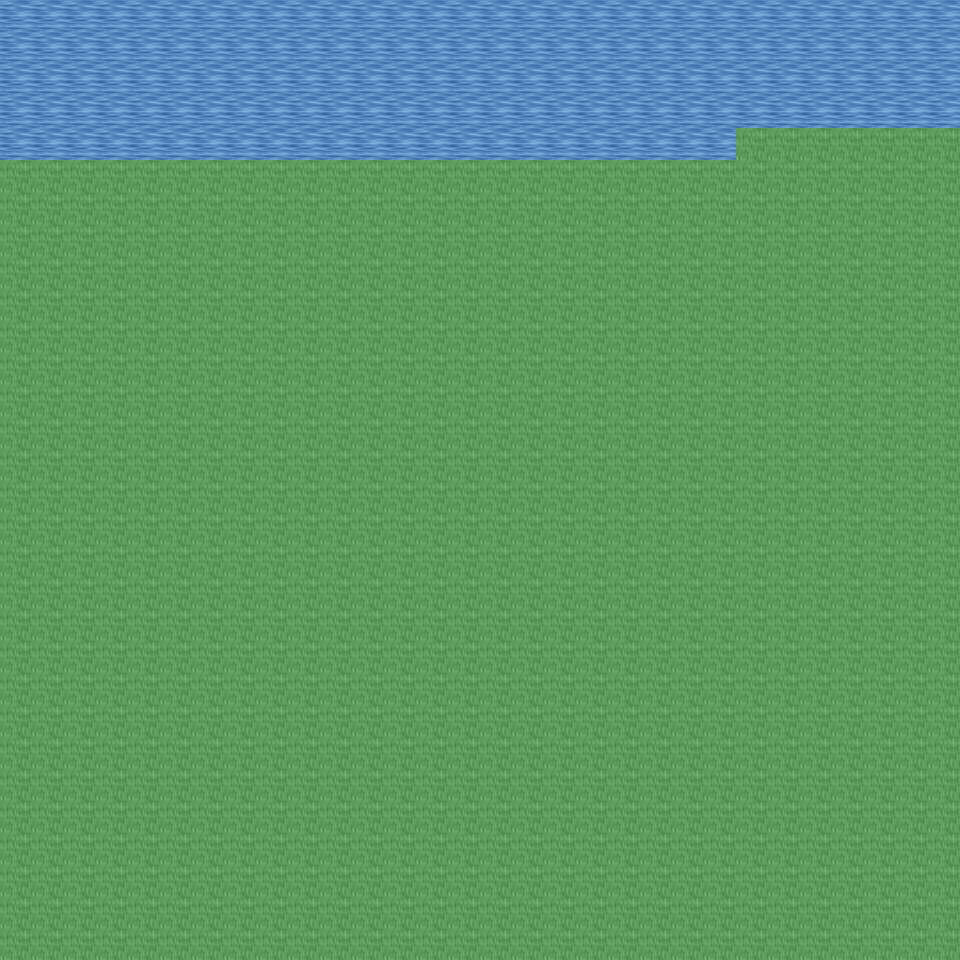

This is a level from a 2D game, rendered from its Tiled map with the project's own tilesets. A one-line summary and the map file follow, with tile-layer data summarised:
An orthogonal 30x30 tile map with 32x32 px tiles, 6 tile layers (Ground, Object, Object2, Above, ...), 14 tilesets and 2 objects (2x mapExit).

<map version="1.0" orientation="orthogonal" renderorder="right-down" width="30" height="30" tilewidth="32" tileheight="32" nextobjectid="3">
  <tileset firstgid="1" name="tileset_ground_ground" tilewidth="32" tileheight="32" tilecount="33" columns="3">
    <image source="../drawable/tileset_ground_ground.png" width="96" height="352" />
  </tileset>
  <tileset firstgid="34" name="tileset_ground_water_pool" tilewidth="32" tileheight="32" tilecount="72" columns="3">
    <image source="../drawable/tileset_ground_water_pool.png" width="96" height="768" />
  </tileset>
  <tileset firstgid="106" name="tileset_plant_tree_tree_darkgreen" tilewidth="32" tileheight="32" tilecount="88" columns="8">
    <image source="../drawable/tileset_plant_tree_tree_darkgreen.png" width="256" height="352" />
  </tileset>
  <tileset firstgid="194" name="tileset_ground_grass_edges" tilewidth="32" tileheight="32" tilecount="36" columns="12">
    <image source="../drawable/tileset_ground_grass_edges.png" width="384" height="96" />
  </tileset>
  <tileset firstgid="230" name="tileset_ground_grass_corners" tilewidth="32" tileheight="32" tilecount="24" columns="6">
    <image source="../drawable/tileset_ground_grass_corners.png" width="192" height="128" />
  </tileset>
  <tileset firstgid="254" name="tileset_plant_grasses" tilewidth="32" tileheight="32" tilecount="6" columns="3">
    <image source="../drawable/tileset_plant_grasses.png" width="96" height="64" />
  </tileset>
  <tileset firstgid="260" name="tileset_plant_flower_daisy_yellow" tilewidth="32" tileheight="32" tilecount="8" columns="2">
    <image source="../drawable/tileset_plant_flower_daisy_yellow.png" width="64" height="128" />
  </tileset>
  <tileset firstgid="268" name="tileset_plant_flower_daisy_blue" tilewidth="32" tileheight="32" tilecount="8" columns="2">
    <image source="../drawable/tileset_plant_flower_daisy_blue.png" width="64" height="128" />
  </tileset>
  <tileset firstgid="276" name="tileset_logic_item_mushroom" tilewidth="32" tileheight="32" tilecount="6" columns="6">
    <image source="../drawable/tileset_logic_item_mushroom.png" width="192" height="32" />
  </tileset>
  <tileset firstgid="282" name="tileset_logic_item_resources" tilewidth="32" tileheight="32" tilecount="6" columns="6">
    <image source="../drawable/tileset_logic_item_resources.png" width="192" height="32" />
  </tileset>
  <tileset firstgid="288" name="tileset_logic_item_vegetable" tilewidth="32" tileheight="32" tilecount="16" columns="8">
    <image source="../drawable/tileset_logic_item_vegetable.png" width="256" height="64" />
  </tileset>
  <tileset firstgid="304" name="tileset_logic_creature_animal" tilewidth="32" tileheight="32" tilecount="32" columns="8">
    <image source="../drawable/tileset_logic_creature_animal.png" width="256" height="128" />
  </tileset>
  <tileset firstgid="336" name="tileset_logic_collision" tilewidth="32" tileheight="32" tilecount="1" columns="1">
    <image source="../drawable/tileset_logic_collision.png" width="32" height="32" />
  </tileset>
  <tileset firstgid="337" name="tileset_logic_item_herb" tilewidth="32" tileheight="32" tilecount="5" columns="5">
    <image source="../drawable/tileset_logic_item_herb.png" width="160" height="32" />
  </tileset>
  <layer name="Ground" width="30" height="30">
    <data>[900 cells, 900 non-empty, 2 distinct tile ids]</data>
  </layer>
  <layer name="Object" width="30" height="30">
    <data>[900 cells, 30 non-empty, 2 distinct tile ids]</data>
  </layer>
  <layer name="Object2" width="30" height="30">
    <data>[900 cells, 0 non-empty, 0 distinct tile ids]</data>
  </layer>
  <layer name="Above" width="30" height="30">
    <data>[900 cells, 0 non-empty, 0 distinct tile ids]</data>
  </layer>
  <layer name="Above2" width="30" height="30">
    <data>[900 cells, 0 non-empty, 0 distinct tile ids]</data>
  </layer>
  <layer name="Walkable" width="30" height="30">
    <data>[900 cells, 757 non-empty, 1 distinct tile ids]</data>
  </layer>
  <objectgroup name="MapEvents">
    <object id="1" name="north" type="mapExit" x="0" y="0" width="960" height="32">
      <properties>
        <property name="map" value="level_0_x170_y95" />
        <property name="x" value="0" />
        <property name="y" value="28" />
      </properties>
    </object>
    <object id="2" name="east" type="mapExit" x="928" y="0" width="32" height="128">
      <properties>
        <property name="map" value="level_0_x171_y96" />
        <property name="x" value="1" />
        <property name="y" value="0" />
      </properties>
    </object>
  </objectgroup>
</map>
